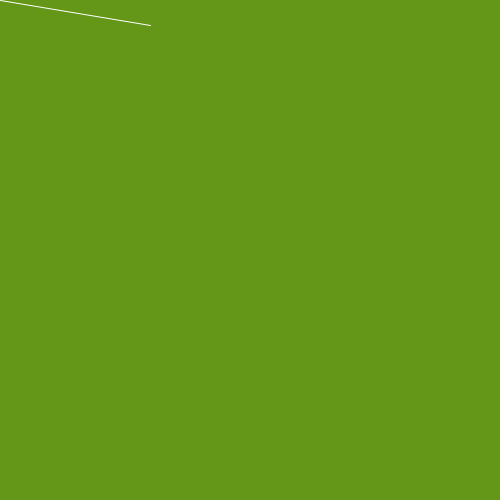
Frame 1 (no input)
Frame 60 (the mouse pressed at the canvas centre just before this capture): identical to frame 1, image omitted
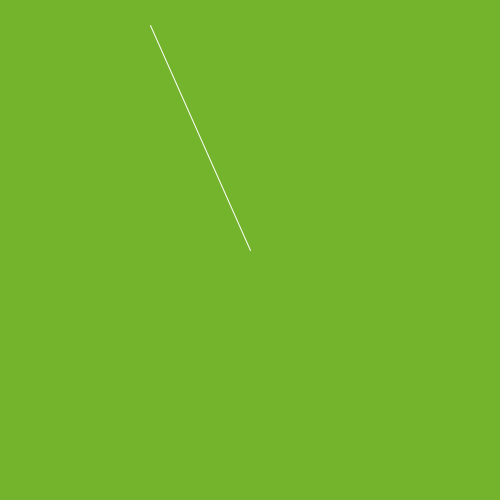
Frame 120 (the mouse held since frame 60 and released just before this capture)

The Processing sketch that drew these frames (run headless with seeded random() and noise(); from frame 60 on, the mouse is pressed at the canvas centre):

// Processing sketch: variables
// ── variables.pde
int r = 100;
int g = 150;
int b = 23;

void setup () {
  size(500,500);
  stroke(255);
}

void draw() {
  background(r,g,b);
  line(150,25, mouseX,mouseY);
}

void mousePressed() {
  r += 15;
  g += 30;
  b += 21;
  r = r%256;
  g = g%256;
  b = b%256;
}
